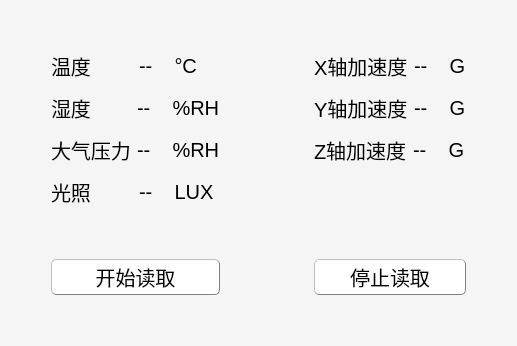
      <widget class="QWidget" name="page_3">
       <property name="styleSheet">
        <string notr="true">background-color: rgb(245, 245, 245);</string>
       </property>
       <layout class="QGridLayout" name="gridLayout_23" rowstretch="1,6,1" columnstretch="1,6,1">
        <item row="1" column="2">
         <spacer name="horizontalSpacer_5">
          <property name="orientation">
           <enum>Qt::Horizontal</enum>
          </property>
          <property name="sizeHint" stdset="0">
           <size>
            <width>40</width>
            <height>20</height>
           </size>
          </property>
         </spacer>
        </item>
        <item row="1" column="0">
         <spacer name="horizontalSpacer_4">
          <property name="orientation">
           <enum>Qt::Horizontal</enum>
          </property>
          <property name="sizeHint" stdset="0">
           <size>
            <width>40</width>
            <height>20</height>
           </size>
          </property>
         </spacer>
        </item>
        <item row="1" column="1">
         <layout class="QGridLayout" name="gridLayout_22">
          <item row="1" column="2">
           <layout class="QGridLayout" name="gridLayout_13">
            <item row="0" column="0">
             <widget class="QLabel" name="label_29">
              <property name="font">
               <font>
                <pointsize>15</pointsize>
               </font>
              </property>
              <property name="text">
               <string>Y轴加速度</string>
              </property>
             </widget>
            </item>
            <item row="1" column="0" colspan="2">
             <widget class="QFrame" name="frame_10">
              <property name="sizePolicy">
               <sizepolicy hsizetype="Preferred" vsizetype="Fixed">
                <horstretch>0</horstretch>
                <verstretch>0</verstretch>
               </sizepolicy>
              </property>
              <property name="maximumSize">
               <size>
                <width>16777215</width>
                <height>1</height>
               </size>
              </property>
              <property name="styleSheet">
               <string notr="true">background-color: rgb(0, 0, 0);</string>
              </property>
              <property name="frameShape">
               <enum>QFrame::StyledPanel</enum>
              </property>
              <property name="frameShadow">
               <enum>QFrame::Raised</enum>
              </property>
             </widget>
            </item>
            <item row="0" column="1">
             <widget class="QLabel" name="label_accY">
              <property name="font">
               <font>
                <pointsize>15</pointsize>
               </font>
              </property>
              <property name="text">
               <string>--    G</string>
              </property>
             </widget>
            </item>
           </layout>
          </item>
          <item row="0" column="2">
           <layout class="QGridLayout" name="gridLayout_12">
            <item row="0" column="0">
             <widget class="QLabel" name="label_27">
              <property name="font">
               <font>
                <pointsize>15</pointsize>
               </font>
              </property>
              <property name="text">
               <string>X轴加速度</string>
              </property>
             </widget>
            </item>
            <item row="1" column="0" colspan="2">
             <widget class="QFrame" name="frame_9">
              <property name="sizePolicy">
               <sizepolicy hsizetype="Preferred" vsizetype="Fixed">
                <horstretch>0</horstretch>
                <verstretch>0</verstretch>
               </sizepolicy>
              </property>
              <property name="maximumSize">
               <size>
                <width>16777215</width>
                <height>1</height>
               </size>
              </property>
              <property name="styleSheet">
               <string notr="true">background-color: rgb(0, 0, 0);</string>
              </property>
              <property name="frameShape">
               <enum>QFrame::StyledPanel</enum>
              </property>
              <property name="frameShadow">
               <enum>QFrame::Raised</enum>
              </property>
             </widget>
            </item>
            <item row="0" column="1">
             <widget class="QLabel" name="label_accX">
              <property name="font">
               <font>
                <pointsize>15</pointsize>
               </font>
              </property>
              <property name="text">
               <string>--    G</string>
              </property>
             </widget>
            </item>
           </layout>
          </item>
          <item row="1" column="0">
           <layout class="QGridLayout" name="gridLayout_4">
            <item row="0" column="0">
             <widget class="QLabel" name="label_8">
              <property name="font">
               <font>
                <pointsize>15</pointsize>
               </font>
              </property>
              <property name="text">
               <string>湿度</string>
              </property>
             </widget>
            </item>
            <item row="0" column="1">
             <widget class="QLabel" name="label_humidity">
              <property name="font">
               <font>
                <pointsize>15</pointsize>
               </font>
              </property>
              <property name="text">
               <string>--    %RH</string>
              </property>
             </widget>
            </item>
            <item row="1" column="0" colspan="2">
             <widget class="QFrame" name="frame_2">
              <property name="sizePolicy">
               <sizepolicy hsizetype="Preferred" vsizetype="Fixed">
                <horstretch>0</horstretch>
                <verstretch>0</verstretch>
               </sizepolicy>
              </property>
              <property name="maximumSize">
               <size>
                <width>16777215</width>
                <height>1</height>
               </size>
              </property>
              <property name="styleSheet">
               <string notr="true">background-color: rgb(0, 0, 0);</string>
              </property>
              <property name="frameShape">
               <enum>QFrame::StyledPanel</enum>
              </property>
              <property name="frameShadow">
               <enum>QFrame::Raised</enum>
              </property>
             </widget>
            </item>
           </layout>
          </item>
          <item row="5" column="0">
           <widget class="QPushButton" name="startRead_btn">
            <property name="sizePolicy">
             <sizepolicy hsizetype="Minimum" vsizetype="Preferred">
              <horstretch>0</horstretch>
              <verstretch>0</verstretch>
             </sizepolicy>
            </property>
            <property name="maximumSize">
             <size>
              <width>16777215</width>
              <height>50</height>
             </size>
            </property>
            <property name="font">
             <font>
              <pointsize>15</pointsize>
             </font>
            </property>
            <property name="styleSheet">
             <string notr="true">QPushButton
{
	background-color: rgb(255, 255, 255);
border:1px solid gray;
border-radius:5px;
padding:2px 4px;
border-style: outset;
}
QPushButton[color=&quot;on&quot;]
{
	background-color: rgb(255, 255, 255);
}
QPushButton[color=&quot;off&quot;]
{
	background-color: rgb(85, 170, 0);
}
 QPushButton:hover{
background-color:rgb(229, 241, 251); 
color: black;
}
 QPushButton:pressed{
background-color:rgb(204, 228, 247);
border-style: inset;
}</string>
            </property>
            <property name="text">
             <string>开始读取</string>
            </property>
           </widget>
          </item>
          <item row="2" column="0">
           <layout class="QGridLayout" name="gridLayout_5">
            <item row="0" column="0">
             <widget class="QLabel" name="label_10">
              <property name="font">
               <font>
                <pointsize>15</pointsize>
               </font>
              </property>
              <property name="text">
               <string>大气压力</string>
              </property>
             </widget>
            </item>
            <item row="0" column="1">
             <widget class="QLabel" name="label_pressure">
              <property name="font">
               <font>
                <pointsize>15</pointsize>
               </font>
              </property>
              <property name="text">
               <string>--    %RH</string>
              </property>
             </widget>
            </item>
            <item row="1" column="0" colspan="2">
             <widget class="QFrame" name="frame_3">
              <property name="sizePolicy">
               <sizepolicy hsizetype="Preferred" vsizetype="Fixed">
                <horstretch>0</horstretch>
                <verstretch>0</verstretch>
               </sizepolicy>
              </property>
              <property name="maximumSize">
               <size>
                <width>16777215</width>
                <height>1</height>
               </size>
              </property>
              <property name="styleSheet">
               <string notr="true">background-color: rgb(0, 0, 0);</string>
              </property>
              <property name="frameShape">
               <enum>QFrame::StyledPanel</enum>
              </property>
              <property name="frameShadow">
               <enum>QFrame::Raised</enum>
              </property>
             </widget>
            </item>
           </layout>
          </item>
          <item row="2" column="2">
           <layout class="QGridLayout" name="gridLayout_14">
            <item row="0" column="0">
             <widget class="QLabel" name="label_31">
              <property name="font">
               <font>
                <pointsize>15</pointsize>
               </font>
              </property>
              <property name="text">
               <string>Z轴加速度</string>
              </property>
             </widget>
            </item>
            <item row="1" column="0" colspan="2">
             <widget class="QFrame" name="frame_11">
              <property name="sizePolicy">
               <sizepolicy hsizetype="Preferred" vsizetype="Fixed">
                <horstretch>0</horstretch>
                <verstretch>0</verstretch>
               </sizepolicy>
              </property>
              <property name="maximumSize">
               <size>
                <width>16777215</width>
                <height>1</height>
               </size>
              </property>
              <property name="styleSheet">
               <string notr="true">background-color: rgb(0, 0, 0);</string>
              </property>
              <property name="frameShape">
               <enum>QFrame::StyledPanel</enum>
              </property>
              <property name="frameShadow">
               <enum>QFrame::Raised</enum>
              </property>
             </widget>
            </item>
            <item row="0" column="1">
             <widget class="QLabel" name="label_accZ">
              <property name="font">
               <font>
                <pointsize>15</pointsize>
               </font>
              </property>
              <property name="text">
               <string>--    G</string>
              </property>
             </widget>
            </item>
           </layout>
          </item>
          <item row="0" column="0">
           <layout class="QGridLayout" name="gridLayout_3">
            <item row="0" column="0">
             <widget class="QLabel" name="label_6">
              <property name="font">
               <font>
                <pointsize>15</pointsize>
               </font>
              </property>
              <property name="text">
               <string>温度</string>
              </property>
             </widget>
            </item>
            <item row="1" column="0" colspan="2">
             <widget class="QFrame" name="frame">
              <property name="sizePolicy">
               <sizepolicy hsizetype="Preferred" vsizetype="Fixed">
                <horstretch>0</horstretch>
                <verstretch>0</verstretch>
               </sizepolicy>
              </property>
              <property name="maximumSize">
               <size>
                <width>16777215</width>
                <height>1</height>
               </size>
              </property>
              <property name="styleSheet">
               <string notr="true">background-color: rgb(0, 0, 0);</string>
              </property>
              <property name="frameShape">
               <enum>QFrame::StyledPanel</enum>
              </property>
              <property name="frameShadow">
               <enum>QFrame::Raised</enum>
              </property>
             </widget>
            </item>
            <item row="0" column="1">
             <widget class="QLabel" name="label_temp">
              <property name="font">
               <font>
                <pointsize>15</pointsize>
               </font>
              </property>
              <property name="text">
               <string>--    °C</string>
              </property>
             </widget>
            </item>
           </layout>
          </item>
          <item row="5" column="2">
           <widget class="QPushButton" name="stopRead_btn">
            <property name="sizePolicy">
             <sizepolicy hsizetype="Minimum" vsizetype="Preferred">
              <horstretch>0</horstretch>
              <verstretch>0</verstretch>
             </sizepolicy>
            </property>
            <property name="maximumSize">
             <size>
              <width>16777215</width>
              <height>50</height>
             </size>
            </property>
            <property name="font">
             <font>
              <pointsize>15</pointsize>
             </font>
            </property>
            <property name="styleSheet">
             <string notr="true">QPushButton
{
	background-color: rgb(255, 255, 255);
border:1px solid gray;
border-radius:5px;
padding:2px 4px;
border-style: outset;
}
QPushButton[color=&quot;on&quot;]
{
	background-color: rgb(255, 255, 255);
}
QPushButton[color=&quot;off&quot;]
{
	background-color: rgb(85, 170, 0);
}
 QPushButton:hover{
background-color:rgb(229, 241, 251); 
color: black;
}
 QPushButton:pressed{
background-color:rgb(204, 228, 247);
border-style: inset;
}</string>
            </property>
            <property name="text">
             <string>停止读取</string>
            </property>
           </widget>
          </item>
          <item row="0" column="1">
           <spacer name="horizontalSpacer_3">
            <property name="orientation">
             <enum>Qt::Horizontal</enum>
            </property>
            <property name="sizeType">
             <enum>QSizePolicy::Fixed</enum>
            </property>
            <property name="sizeHint" stdset="0">
             <size>
              <width>88</width>
              <height>20</height>
             </size>
            </property>
           </spacer>
          </item>
          <item row="3" column="0">
           <layout class="QGridLayout" name="gridLayout_6">
            <item row="0" column="0">
             <widget class="QLabel" name="label_12">
              <property name="font">
               <font>
                <pointsize>15</pointsize>
               </font>
              </property>
              <property name="text">
               <string>光照</string>
              </property>
             </widget>
            </item>
            <item row="0" column="1">
             <widget class="QLabel" name="label_light">
              <property name="font">
               <font>
                <pointsize>15</pointsize>
               </font>
              </property>
              <property name="text">
               <string>--    LUX</string>
              </property>
             </widget>
            </item>
            <item row="1" column="0" colspan="2">
             <widget class="QFrame" name="frame_4">
              <property name="sizePolicy">
               <sizepolicy hsizetype="Preferred" vsizetype="Fixed">
                <horstretch>0</horstretch>
                <verstretch>0</verstretch>
               </sizepolicy>
              </property>
              <property name="maximumSize">
               <size>
                <width>16777215</width>
                <height>1</height>
               </size>
              </property>
              <property name="styleSheet">
               <string notr="true">background-color: rgb(0, 0, 0);</string>
              </property>
              <property name="frameShape">
               <enum>QFrame::StyledPanel</enum>
              </property>
              <property name="frameShadow">
               <enum>QFrame::Raised</enum>
              </property>
             </widget>
            </item>
           </layout>
          </item>
          <item row="4" column="0">
           <spacer name="verticalSpacer_3">
            <property name="orientation">
             <enum>Qt::Vertical</enum>
            </property>
            <property name="sizeType">
             <enum>QSizePolicy::Fixed</enum>
            </property>
            <property name="sizeHint" stdset="0">
             <size>
              <width>20</width>
              <height>40</height>
             </size>
            </property>
           </spacer>
          </item>
         </layout>
        </item>
        <item row="0" column="1">
         <spacer name="verticalSpacer">
          <property name="orientation">
           <enum>Qt::Vertical</enum>
          </property>
          <property name="sizeHint" stdset="0">
           <size>
            <width>20</width>
            <height>40</height>
           </size>
          </property>
         </spacer>
        </item>
        <item row="2" column="1">
         <spacer name="verticalSpacer_2">
          <property name="orientation">
           <enum>Qt::Vertical</enum>
          </property>
          <property name="sizeHint" stdset="0">
           <size>
            <width>20</width>
            <height>40</height>
           </size>
          </property>
         </spacer>
        </item>
       </layout>
      </widget>
